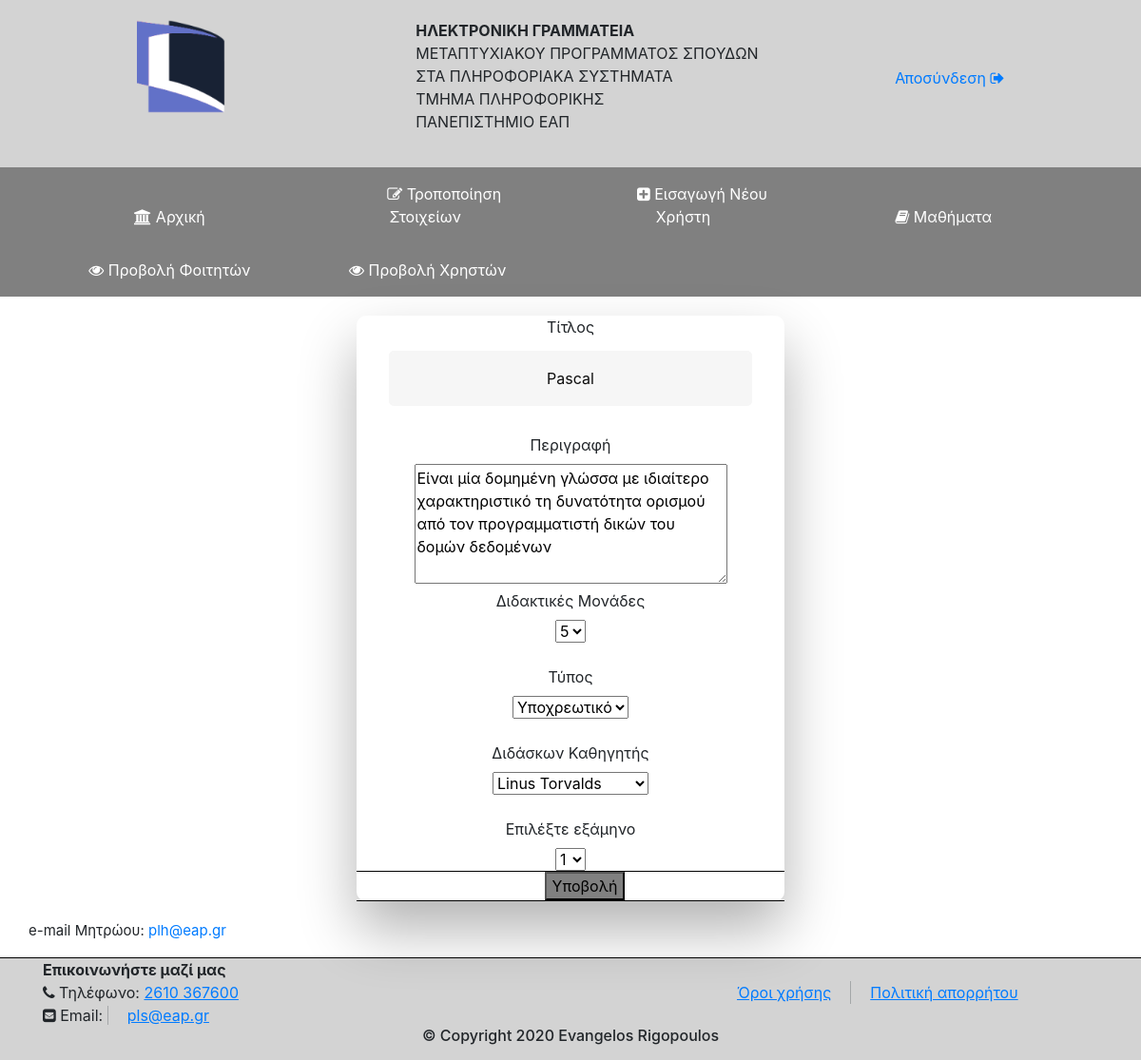
Page /modifylessons.php?lesson_id=14 on the committed database.
### tables this page shows
CREATE TABLE `lessons` (
  `lesson_id` int(10) NOT NULL,
  `user_id` int(50) NOT NULL,
  `title` varchar(50) NOT NULL,
  `description` mediumtext NOT NULL,
  `ects` int(10) NOT NULL,
  `type` set('Υποχρεωτικό','Επιλογής','','') NOT NULL,
  `semester` set('1','2','3','') NOT NULL
);

CREATE TABLE `user` (
  `user_id` int(10) NOT NULL,
  `name` varchar(50) DEFAULT NULL,
  `lastname` varchar(50) DEFAULT NULL,
  `Email` varchar(50) DEFAULT NULL,
  `Password` varchar(50) DEFAULT NULL,
  `role` set('Administrator','Student','Professor') NOT NULL,
  `mobile` varchar(10) DEFAULT NULL,
  `address` varchar(50) DEFAULT NULL,
  `birth_date` date DEFAULT NULL,
  `register_date` date DEFAULT NULL,
  `register_number` varchar(50) NOT NULL
);

### modifylessons.php (the view, shortened to what this page needs)
<?php
include("header.php");
include("config.php");
$sql="SELECT lessons.lesson_id,lessons.user_id,user.name,user.lastname,lessons.title,lessons.description,lessons.type,lessons.semester,lessons.ects FROM lessons  inner join user on lessons.user_id=user.user_id WHERE lesson_id='".$_GET['lesson_id']."'";
$result =$conn -> query($sql);
$row = $result -> fetch();
?>
<!DOCTYPE html>
<html lang="en">
<head>
  <link rel="stylesheet" href="https://stackpath.bootstrapcdn.com/bootstrap/4.1.3/css/bootstrap.min.css">
  <link rel="stylesheet" href="styles/styles.css">
  <link rel="stylesheet" href="https://cdnjs.cloudflare.com/ajax/libs/font-awesome/4.7.0/css/font-awesome.min.css">
  <link
  rel="stylesheet"
  href="https://cdnjs.cloudflare.com/ajax/libs/animate.css/4.1.1/animate.min.css"
/>
</head>
<body>
<div class="wrapper fadeInDown">
        <div id="formContent">
   <form  name="form"action="" onsubmit="" method="post">
       <label for="title">Τίτλος</label>
       <div>
       <input type="text" id="title" name="title" value="<?=$row['title'] ?>">
       </div><br>
       <div>
        <label for="description">Περιγραφή</label><br>
       <textarea name="description" rows="5" cols="30"><?=$row['description'] ?></textarea>
       </div>
       <label for="ects">Διδακτικές Μονάδες</label>
       <div>
       <select type="text" id="ects" name="ects" >
           <option value="<?=$row['ects']?>"><?=$row['ects']?></option>
        </select>
       </div><br>
       <div>
       <label for="type">Τύπος</label><br>
       <select  name="type" id="=type"><br>
       <option value="<?=$row['type']?>"><?=$row['type']?></option>
       </select>
       </div><br>
       <div>
       <label for="Professor">Διδάσκων Καθηγητής</label><br>
      <select  name="Professor">
          <option value="$row['user_id']"><?=$row['name']?>  <?=$row['lastname']?></option>
       </select>
       </div><br>
        <div >
        <label for="Semester">Επιλέξτε εξάμηνο</label><br>
<select  name="semester">
    <option value="<?=$row['semester']?>"><?=$row['semester']?></option>
</select>
</div>
<div><button name="login" type="submit"  class="fadeIn first">Υποβολή</button><br><hr>
        </div>
   </form>
        </div>
    </div>
    <div style="padding-left:30px;">
    <p  style="font-size:15px;">
    <span class="text">e-mail Μητρώου:</span>
    <span class="text"> <a href="#">plh@eap.gr</a></span>
</p>
    </div>
</body>
<?php
    include("footer.php");
    ?>
</html>

### styles/styles.css (style rules this page uses)
body { margin: 0em; width: auto; }
hr { border-top: 1px solid black; margin:0px; }
form { animation: zoomIn; animation-duration: 0.5s; }
form button { color:black; background-color:gray; display: inline-flexbox; margin-left:30px; }
.text { background-color: #ffffff; }
.wrapper { display: flex; align-items: center; flex-direction: column; justify-content: center; width: 100%; min-height: 100%; padding: 20px; }
#formContent { -webkit-border-radius: 10px 10px 10px 10px; border-radius: 10px 10px 10px 10px; background: #fff; padding: 30px; width: 90%; max-width: 450px; position: relative; padding: 0px; -webkit-box-shadow: 0 30px 60px 0 rgba(0,0,0,0.3); box-shadow: 0 30px 60px 0 rgba(0,0,0,0.3); text-align: center; }
input[type=text] { background-color: #f6f6f6; border: none; color: #0d0d0d; padding: 15px 32px; text-align: center; text-decoration: none; display: inline-block; font-size: 16px; margin: 5px; width: 85%; border: 2px solid #f6f6f6; -webkit-transition: all 0.5s ease-in-out; -moz-transition: all 0.5s ease-in-out; -ms-transition: all 0.5s ease-in-out; -o-transition: all 0.5s ease-in-out; transition: all 0.5s ease-in-out; -webkit-border-radius: 5px 5px 5px 5px; border-radius: 5px 5px 5px 5px; }
input[type=text]:placeholder { color: #666565; }
.fadeInDown { -webkit-animation-name: fadeInDown; animation-name: fadeInDown; -webkit-animation-duration: 1s; animation-duration: 1s; -webkit-animation-fill-mode: both; animation-fill-mode: both; }
.fadeIn { opacity:0; -webkit-animation:fadeIn ease-in 1; -moz-animation:fadeIn ease-in 1; animation:fadeIn ease-in 1; -webkit-animation-fill-mode:forwards; -moz-animation-fill-mode:forwards; animation-fill-mode:forwards; -webkit-animation-duration:1s; -moz-animation-duration:1s; animation-duration:1s; }
.fadeIn.first { -webkit-animation-delay: 0.4s; -moz-animation-delay: 0.4s; animation-delay: 0.4s; }

### rows in the picture
lessons: title "Pascal", description "Είναι μία δομημένη γλώσσα με ιδιαίτερο χαρακτηριστικό τη δυνατότητα ορισμού από τον προγραμματιστή δικών του δομών δεδομένων", ects "5", type "Υποχρεωτικό", Professor "Linus Torvalds", semester "1"
